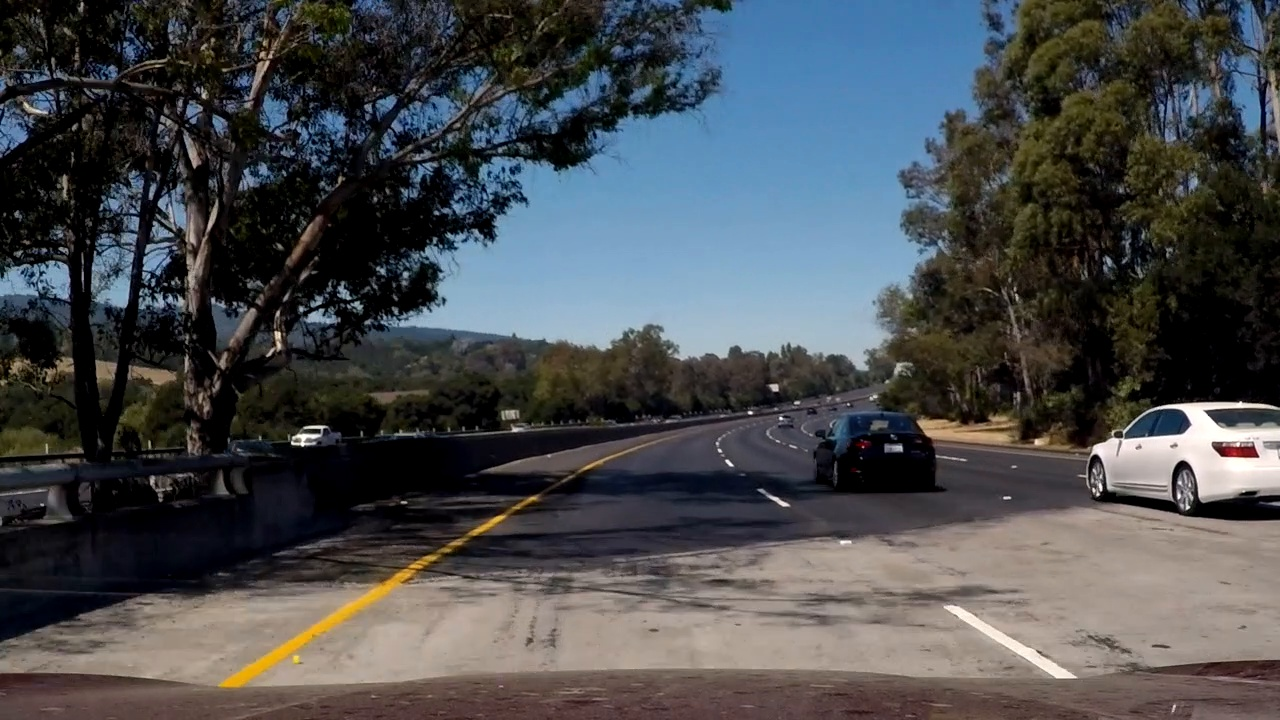
#> input picture test_images/71.jpg, 1280 x 720 px
$ jupyter execute --allow-errors P1.ipynb   (shell and % lines are left out)
#> lines starting #> are read from the running program, lines starting #| are printed output that depends on the picture
# Self-Driving Car Engineer Nanodegree

## Project: **Finding Lane Lines on the Road**
***
In this project, you will use the tools you learned about in the lesson to identify lane lines on the road.  You can develop your pipeline on a series of individual images, and later apply the result to a video stream (really just a series of images). Check out the video clip "raw-lines-example.mp4" (also contained in this repository) to see what the output should look like after using the helper functions below.

Once you have a result that looks roughly like "raw-lines-example.mp4", you'll need to get creative and try to average and/or extrapolate the line segments you've detected to map out the full extent of the lane lines.  You can see an example of the result you're going for in the video "P1_example.mp4".  Ultimately, you would like to draw just one line for the left side of the lane, and one for the right.

## Import Packages

[cell 1]
#importing some useful packages
import matplotlib.pyplot as plt
import matplotlib.image as mpimg
import numpy as np
import cv2
import math
import os

# Import everything needed to edit/save/watch video clips
from moviepy.editor import VideoFileClip
from IPython.display import HTML

## Ideas for Lane Detection Pipeline

**Some OpenCV functions (beyond those introduced in the lesson) that might be useful for this project are:**

`cv2.inRange()` for color selection

`cv2.fillPoly()` for regions selection

`cv2.line()` to draw lines on an image given endpoints

`cv2.addWeighted()` to coadd / overlay two images

`cv2.cvtColor()` to grayscale or change color

`cv2.imwrite()` to output images to file

`cv2.bitwise_and()` to apply a mask to an image

**Check out the OpenCV documentation to learn about these and discover even more awesome functionality!**

## Helper Functions for images

[cell 2]
def read_img(path):
#> called with path = 'test_images/71.jpg'
    return mpimg.imread(path)
#> returned value is the input picture: shape (720, 1280, 3); mean R, G, B 73.1, 75.7, 78.5

def write_img(img, path):
    if len(img.shape) > 2:
        # convert RGB to BGR (BGR2RGB works just fine)
        img = cv2.cvtColor(img, cv2.COLOR_BGR2RGB)
    # create directories if they do not exist
    os.makedirs(os.path.dirname(path), exist_ok=True)
    # save image
    cv2.imwrite(path, img)

# [7 lines left out: function grayscale, not called in this run]
    # Or use BGR2GRAY if you read an image with cv2.imread()
    # return cv2.cvtColor(img, cv2.COLOR_BGR2GRAY)

def hsv(img):
    """Applies the HSV transform"""
    return cv2.cvtColor(img, cv2.COLOR_RGB2HSV)
    # Or use BGR2HSV if you read an image with cv2.imread()
    # return cv2.cvtColor(img, cv2.COLOR_BGR2HSV)

def hls(img):
    """Applies the HLS transform"""
    return cv2.cvtColor(img, cv2.COLOR_RGB2HLS)
    # Or use BGR2HLS if you read an image with cv2.imread()
    # return cv2.cvtColor(img, cv2.COLOR_BGR2HLS)

def equalize_histogram(img):
    if len(img.shape) > 2:
        # source: https://stackoverflow.com/a/38312281
        img_yuv = cv2.cvtColor(img, cv2.COLOR_RGB2YUV)
        # equalize the histogram of the Y channel
        img_yuv[:,:,0] = cv2.equalizeHist(img_yuv[:,:,0])
        # convert the YUV image back to RGB format
        return cv2.cvtColor(img_yuv, cv2.COLOR_YUV2RGB)
    else:
        return cv2.equalizeHist(img)

# [5 lines left out: function ensure_color, not called in this run]

def canny(img, low_threshold, high_threshold):
    """Applies the Canny transform"""
    return cv2.Canny(img, low_threshold, high_threshold)

def gaussian_blur(img, kernel_size):
    """Applies a Gaussian Noise kernel"""
    return cv2.GaussianBlur(img, (kernel_size, kernel_size), 0)

def region_of_interest(img, vertices):
    """
    Applies an image mask.

    Only keeps the region of the image defined by the polygon
    formed from `vertices`. The rest of the image is set to black.
    """
    #defining a blank mask to start with
    mask = np.zeros_like(img)

    #defining a 3 channel or 1 channel color to fill the mask with depending on the input image
    if len(img.shape) > 2:
        channel_count = img.shape[2]  # i.e. 3 or 4 depending on your image
        ignore_mask_color = (255,) * channel_count
    else:
        ignore_mask_color = 255

    #filling pixels inside the polygon defined by "vertices" with the fill color
    cv2.fillPoly(mask, vertices, ignore_mask_color)

    #returning the image only where mask pixels are nonzero
    masked_image = cv2.bitwise_and(img, mask)
    return masked_image


def draw_lines(img, lines, color=[255, 0, 0], thickness=2):
    """
    NOTE: this is the function you might want to use as a starting point once you want to
    average/extrapolate the line segments you detect to map out the full
    extent of the lane (going from the result shown in raw-lines-example.mp4
    to that shown in P1_example.mp4).

    Think about things like separating line segments by their
    slope ((y2-y1)/(x2-x1)) to decide which segments are part of the left
    line vs. the right line.  Then, you can average the position of each of
    the lines and extrapolate to the top and bottom of the lane.

    This function draws `lines` with `color` and `thickness`.
    Lines are drawn on the image inplace (mutates the image).
    If you want to make the lines semi-transparent, think about combining
    this function with the weighted_img() function below
    """
    for line in lines:
        for x1,y1,x2,y2 in line:
            cv2.line(img, (x1, y1), (x2, y2), color, thickness)

def hough_lines(img, rho, theta, threshold, min_line_len, max_line_gap):
    """
    `img` should be the output of a Canny transform.

    Returns an image with hough lines drawn.
    """
    lines = cv2.HoughLinesP(img, rho, theta, threshold, np.array([]), minLineLength=min_line_len, maxLineGap=max_line_gap)
    return lines

# [10 lines left out: function hough_lines_img, not called in this run]

# Python 3 has support for cool math symbols.

def weighted_img(img, initial_img, α=0.8, β=1., γ=0.):
    """
    `img` is the output of the hough_lines(), An image with lines drawn on it.
    Should be a blank image (all black) with lines drawn on it.

    `initial_img` should be the image before any processing.

    The result image is computed as follows:

    initial_img * α + img * β + γ
    NOTE: initial_img and img must be the same shape!
    """
    return cv2.addWeighted(initial_img, α, img, β, γ)

## Helper Functions for straights

[cell 3]
def get_straight_params_from_2points(x1, y1, x2, y2):
    m = (y2 - y1) / (x2 - x1)
    t = y1 - m * x1
    return (m, t)

def get_straight_params_from_line(line):
    x1, y1, x2, y2 = line
    return get_straight_params_from_2points(x1, y1, x2, y2)

def get_y_for_x_equals(straight_params, x):
    m, t = straight_params
    y = m * x + t
    return y

def get_x_for_y_equals(straight_params, y):
    m, t = straight_params
    x = (y - t) / m
    return x

def get_x_for_intersection_of_2lines(line1_params, line2_params):
    m1, t1 = line1_params
    m2, t2 = line2_params
    x = (t2 - t1) / (m1 - m2)
    return x

def rotate_line_to_match_slope(line, slope):
    x1, y1, x2, y2 = line
    mx = (x1 + x2) / 2
    my = (y1 + y2) / 2
    m, t = get_straight_params_from_line(line)
    angle = np.arctan(m)
    desired_angle = np.arctan(slope)
    rotate_angle = desired_angle - angle
    x1, y1 = rotate_point((x1, y1), (mx, my), rotate_angle)
    x2, y2 = rotate_point((x2, y2), (mx, my), rotate_angle)
    line = (x1, y1, x2, y2)
    return line

def rotate_point(p, center, angle):
    x, y = p
    cx, cy = center
    nx = (x - cx) * np.cos(angle) - (y - cy) * np.sin(angle) + cx
    ny = (x - cx) * np.sin(angle) + (y - cy) * np.cos(angle) + cy
    return (nx, ny)

def reject_outlier_lines(lines, threshold_angle, threshold_distance):
    # reject using slope
    if not lines or len(lines) <= 0:
        return []
    params_list = [get_straight_params_from_line(line) for line in lines]
    slopes = [m for (m, _) in params_list]
    # normalize angles for images (y-axis goes down -> negative of arctan)
    angles = [-np.arctan(m) % np.pi for m in slopes]
    median_angle = np.median(angles)
    # reject with threshold
    select_lines = abs(angles - median_angle) <= threshold_angle
    combined = zip(lines, select_lines)
    lines = [line for line, select in combined if select]

    # reject using distance to each other
    if not lines or len(lines) <= 0:
        return []
    x_values = [x1 for x1, y1, x2, y2 in lines] + [x2 for x1, y1, x2, y2 in lines]
    y_values = [y1 for x1, y1, x2, y2 in lines] + [y2 for x1, y1, x2, y2 in lines]
    mean_x = np.mean(x_values)
    mean_y = np.mean(y_values)
    params_list = [get_straight_params_from_line(line) for line in lines]
    slopes = [m for (m, _) in params_list]
    # normalize angles for images (y-axis goes down -> negative of arctan)
    angles = [-np.arctan(m) % np.pi for m in slopes]
    mean_angle = np.mean(angles)
    mean_slope = np.tan(-mean_angle)
    lines_rot = [rotate_line_to_match_slope(line, mean_slope) for line in lines]
    params_list = [get_straight_params_from_line(line) for line in lines_rot]
    if abs(mean_slope) <= 0.0001:
        # the perpendicular is the y axis
        distances = [abs(get_y_for_x_equals(params, 0) - mean_y) for params in params_list]
    else:
        # the perpendicular is somewhere diagonal
        slope_perpendicular = -1 / mean_slope
        params_perpendicular = get_straight_params_from_2points(mean_x, mean_y, mean_x + 1, mean_y + slope_perpendicular * 1)
        x_intersects = [get_x_for_intersection_of_2lines(params, params_perpendicular) for params in params_list]
        x_and_y = [(x, get_y_for_x_equals(params_perpendicular, x)) for x in x_intersects]
        distances = [math.sqrt((x - mean_x)**2 + (y - mean_y)**2) for x, y in x_and_y]
    median_distance = np.median(distances)
    # reject with threshold
    select_lines = abs(distances - median_distance) <= threshold_distance
    combined = zip(lines, select_lines)
    lines = [line for line, select in combined if select]
    return lines

def approximate_line(lines, threshold_angle, threshold_distance):
    lines = reject_outlier_lines(lines, threshold_angle, threshold_distance)
    if not lines or len(lines) <= 0:
        return None
    y_values = [y1 for x1, y1, x2, y2 in lines] + [y2 for x1, y1, x2, y2 in lines]
    bottom = int(round(np.max(y_values)))
    top = int(round(np.min(y_values)))
    params_list = [get_straight_params_from_line(line) for line in lines]
    average_start_x = int(round(np.mean([get_x_for_y_equals(params, bottom) for params in params_list])))
    average_end_x = int(round(np.mean([get_x_for_y_equals(params, top) for params in params_list])))
    return (average_start_x, bottom, average_end_x, top)

def extrapolate_line_for_y_range(line, y_min, y_max):
    params = get_straight_params_from_line(line)
    x_min = int(round(get_x_for_y_equals(params, y_min)))
    x_max = int(round(get_x_for_y_equals(params, y_max)))
    return (x_min, y_min, x_max, y_max)

## Build a Lane Finding Pipeline

[cell 4]
# write sample images for each pipeline step for the writeup
write_sample_images_for_each_pipeline_step = False
def write_sample(img, name):
    global write_sample_images_for_each_pipeline_step
    if write_sample_images_for_each_pipeline_step:
        write_img(img, 'writeup_img/' + name + '.jpg')

[cell 5]
class Container(object):
    pass

def extract_lane_lines(img):
    # works fine like canny (works better on color images)
    kernel = np.ones((5,5), np.uint8)
    imgGradient = cv2.morphologyEx(img, cv2.MORPH_GRADIENT, kernel)

    # extracts thin lines quite good (works on both fine, color and grayscale images)
    #img = grayscale(img)
    kernel = np.ones((9,9), np.uint8)
    imgTopHat = cv2.morphologyEx(img, cv2.MORPH_TOPHAT, kernel)

    # combine both
    img = np.maximum(imgGradient, imgTopHat)

    # select the maximum channel of each pixel
    img[:,:,0][img[:,:,0] < img[:,:,1]] = 0
    img[:,:,0][img[:,:,0] < img[:,:,2]] = 0
    img[:,:,1][img[:,:,0] > 0] = 0
    img[:,:,2][img[:,:,0] > 0] = 0
    img = cv2.bitwise_or(cv2.bitwise_or(img[:,:,0], img[:,:,1]), img[:,:,2])

    # enhance detected areas
    kernel = np.ones((5,5), np.uint8)
    kernel = np.ones((3,3), np.uint8)
    img = cv2.dilate(img, kernel, iterations=2)
    #img = cv2.morphologyEx(img, cv2.MORPH_OPEN, kernel) # does not work as good as expected

    # threshold
    threshold = 80
    img[img[:,:] < threshold] = 0
    img[img[:,:] > 0] = 255

    return img

# [40 lines left out: function extract_lane_lines_test_hsv, not called in this run]

def detect_edges(img):
    img = gaussian_blur(img, 5)
    img = canny(img, 100, 200)
    return img

def get_roi(width, height):
    """
    "                                            top_witdh
    "                                  |----------------------------|
    "
    "                                         top_width_inner
    "                                            |--------|
    "
    "                     XXXXXXXXXXXXXXXXXXXXXXXXXXXXXXXXXXXXXXXXXXXXXXXXXXXXXXXX
    "                     X                                                      X
    "                     X                                                      X
    "                     X                                                      X
    "                     X                                                      X
    "                     X                                                      X
    "                 ~   X             ----------------------------             X
    "             top |   X            /                            \            X
    "              ~  |   X           /           --------           \           X
    "              |  |   X          /           /        \           \          X
    "    top_inner |  |   X         /           /          \           \         X
    "              |  |   X        /           /            \           \        X
    "              |  |   X       /           /              \           \       X
    "           ~  |  |   X       ------------                ------------       X
    "    bottom |  |  |   X                                                      X
    "           |  |  |   X                                                      X
    "           ~  ~  ~   XXXXXXXXXXXXXXXXXXXXXXXXXXXXXXXXXXXXXXXXXXXXXXXXXXXXXXXX
    "
    "                            |------------|              |------------|
    "                             bottom_width                bottom_width
    "
    "                                         |--------------|
    "                                        bottom_width_inner
    """
    roi = Container()
    roi.top = int(round(height * 0.4))
    roi.top_inner = int(round(height * 0.3))
    roi.bottom = int(round(height * 0.0))
    roi.top_width = int(round(width * 0.15))
    roi.top_width_inner = int(round(width * 0.0))
    roi.bottom_width = int(round(width * 0.3))
    roi.bottom_width_inner = int(round(width * 0.4))

    roi.vertices = [ \
        (int(round((width - 2 * roi.bottom_width - roi.bottom_width_inner) / 2)), height - roi.bottom), \
        (int(round((width - roi.top_width) / 2)), height - roi.top), \
        (int(round(width - (width - roi.top_width) / 2)), height - roi.top), \
        (int(round(width - (width - 2 * roi.bottom_width - roi.bottom_width_inner) / 2)), height - roi.bottom), \
        (int(round(width - (width - 2 * roi.bottom_width - roi.bottom_width_inner) / 2 - roi.bottom_width)), height - roi.bottom), \
        (int(round(width - (width - roi.top_width_inner) / 2)), height - roi.top_inner), \
        (int(round((width - roi.top_width_inner) / 2)), height - roi.top_inner), \
        (int(round((width - 2 * roi.bottom_width - roi.bottom_width_inner) / 2 + roi.bottom_width)), height - roi.bottom) \
    ]
    roi.vertices_lines = [(x1, y1, x2, y2) for (x1, y1), (x2, y2) in zip(roi.vertices, roi.vertices[1:] + [roi.vertices[0]])] # make lines
    return roi

def detect_hough_lines(img):
    rho = 1 # distance resolution in pixels of the Hough grid
    theta = np.pi/180 # angular resolution in radians of the Hough grid
    threshold = 9 # minimum number of votes (intersections in Hough grid cell)
    min_line_length = 12 # minimum number of pixels making up a line
    max_line_gap = 5 # maximum gap in pixels between connectable line segments
    lines = hough_lines(img, rho, theta, threshold, min_line_length, max_line_gap)

    detected_lines = []
    for polyLine in lines:
        for line in polyLine:
            detected_lines.append(line)
    return detected_lines

def filter_lines(lines, width, height, roi, side):
    """
    side can be ('left', 'right', 'both')
    """
    bottom_region_left = int(round((width - roi.bottom_width_inner - roi.bottom_width) / 2))
    bottom_region_right = width - bottom_region_left
    max_delta_bottom = int(round(roi.bottom_width / 2))
    top_region = int(round(width / 2))
    max_delta_top = int(round(roi.top_width / 2))
    """
    img_start_filter_roi = np.zeros_like(img_orig)
    draw_lines(img_start_filter_roi, [[(bottom_region_left - max_delta_bottom, height - roi.bottom, bottom_region_left + max_delta_bottom, height - roi.bottom)]], thickness=5)
    draw_lines(img_start_filter_roi, [[(bottom_region_right - max_delta_bottom, height - roi.bottom, bottom_region_right + max_delta_bottom, height - roi.bottom)]], thickness=5)
    draw_lines(img_start_filter_roi, [[(top_region - max_delta_top, height - roi.top, top_region + max_delta_top, height - roi.top)]], thickness=5)
    """
    filtered_lines = []
    for line in lines:
        params = get_straight_params_from_line(line)
        x_top = get_x_for_y_equals(params, height - roi.top)
        delta_top = abs(x_top - top_region)
        if delta_top <= max_delta_top:
            x_bottom = get_x_for_y_equals(params, height - roi.bottom)
            if not(side == 'right'):
                # is left lane?
                delta_left_bottom = abs(x_bottom - bottom_region_left)
                if delta_left_bottom <= max_delta_bottom:
                    filtered_lines.append(line)
            if not(side == 'left'):
                # is right lane?
                delta_right_bottom = abs(x_bottom - bottom_region_right)
                if delta_right_bottom <= max_delta_bottom:
                    filtered_lines.append(line)
    return filtered_lines

[cell 6]
def detect_lane_lines(img):
    img_orig = img.copy()
    width = img.shape[1]
    height = img.shape[0]

    # histogram equalization weakens the lane lines detection
    #img = equalize_histogram(img)
    write_sample(equalize_histogram(img), 'equalizedHistogram')
#> in equalize_histogram, `return cv2.cvtColor(img_yuv, cv2.COLOR_YUV2RGB)`:
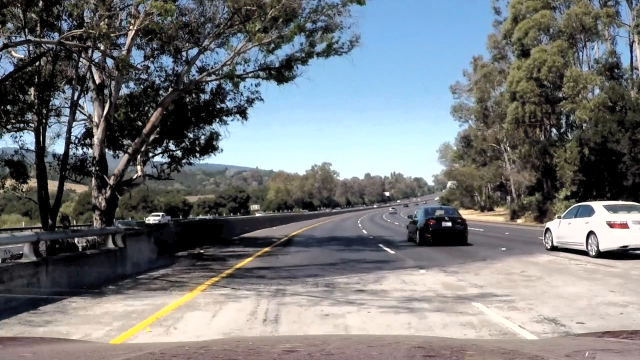
#> returned value: shape (720, 1280, 3) (shown at 1/2 size); mean R, G, B 117.7, 120.5, 122.5

    img = extract_lane_lines(img)
#> in extract_lane_lines, `imgTopHat = cv2.morphologyEx(img, cv2.MORPH_TOPHAT, kernel)`:
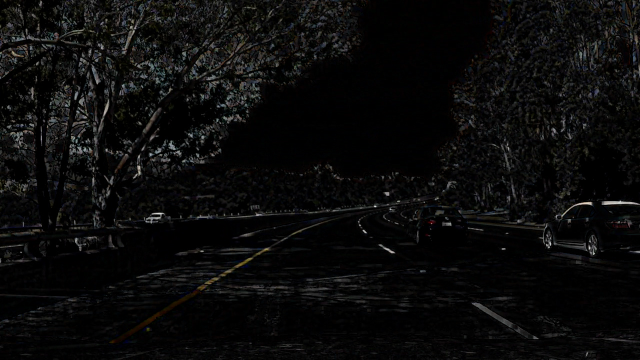
#> imgTopHat: shape (720, 1280, 3) (shown at 1/2 size); mean R, G, B 10.8, 10.8, 10.6
#> in extract_lane_lines, `img[:,:,0][img[:,:,0] < img[:,:,2]] = 0`:
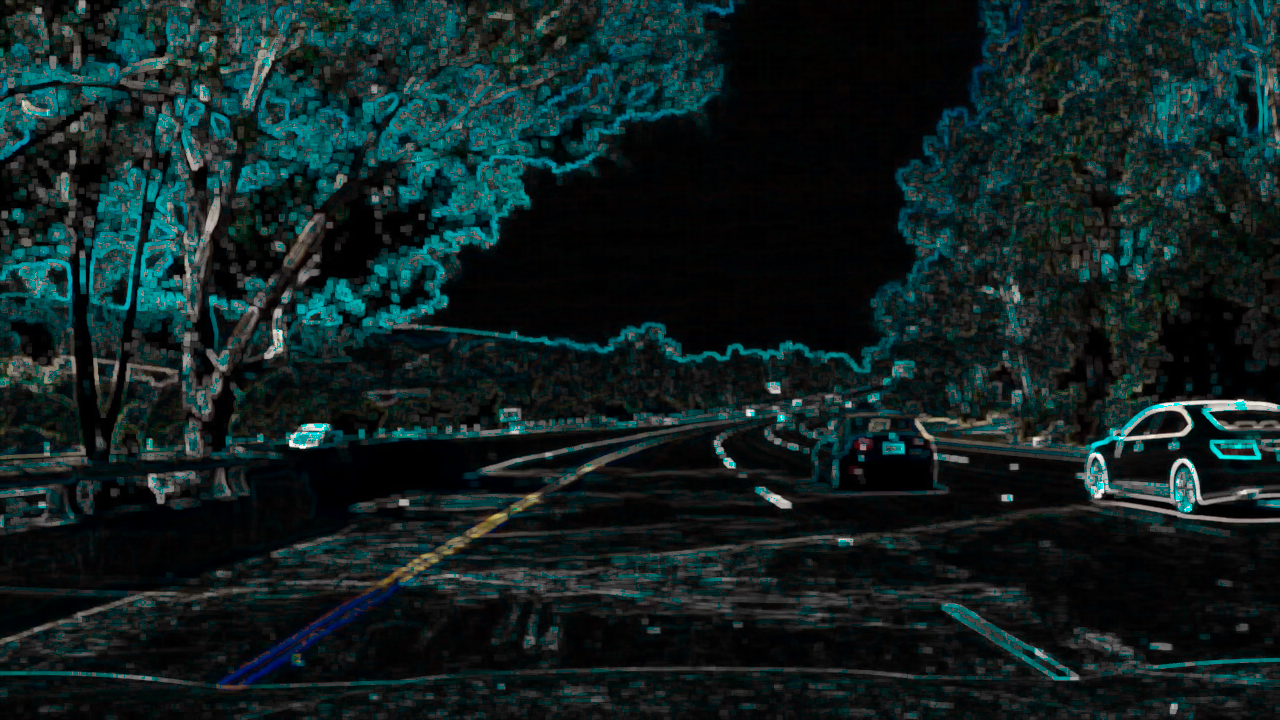
#> img: shape (720, 1280, 3); mean R, G, B 16.2, 33, 33.2
#> in extract_lane_lines, `img = cv2.dilate(img, kernel, iterations=2)`:
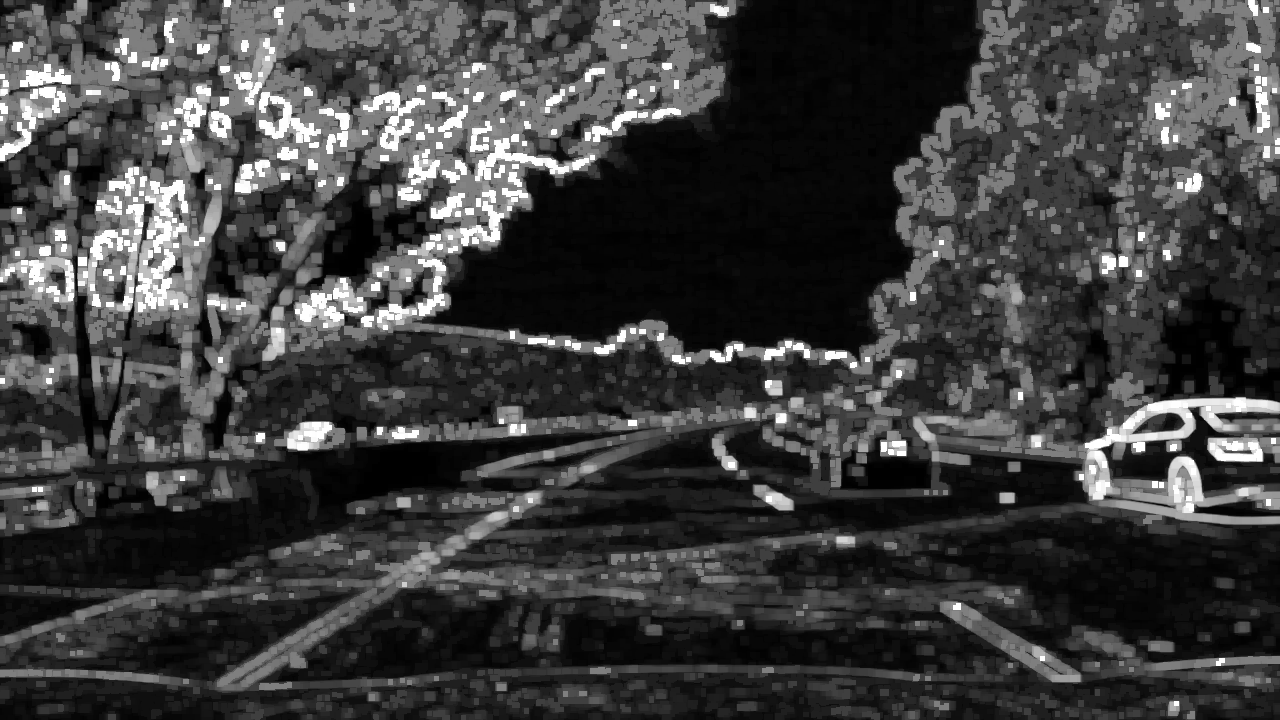
#> img: shape (720, 1280); min 0, max 255, mean 61.5
#> (the rest of the program and of its run is left out)
